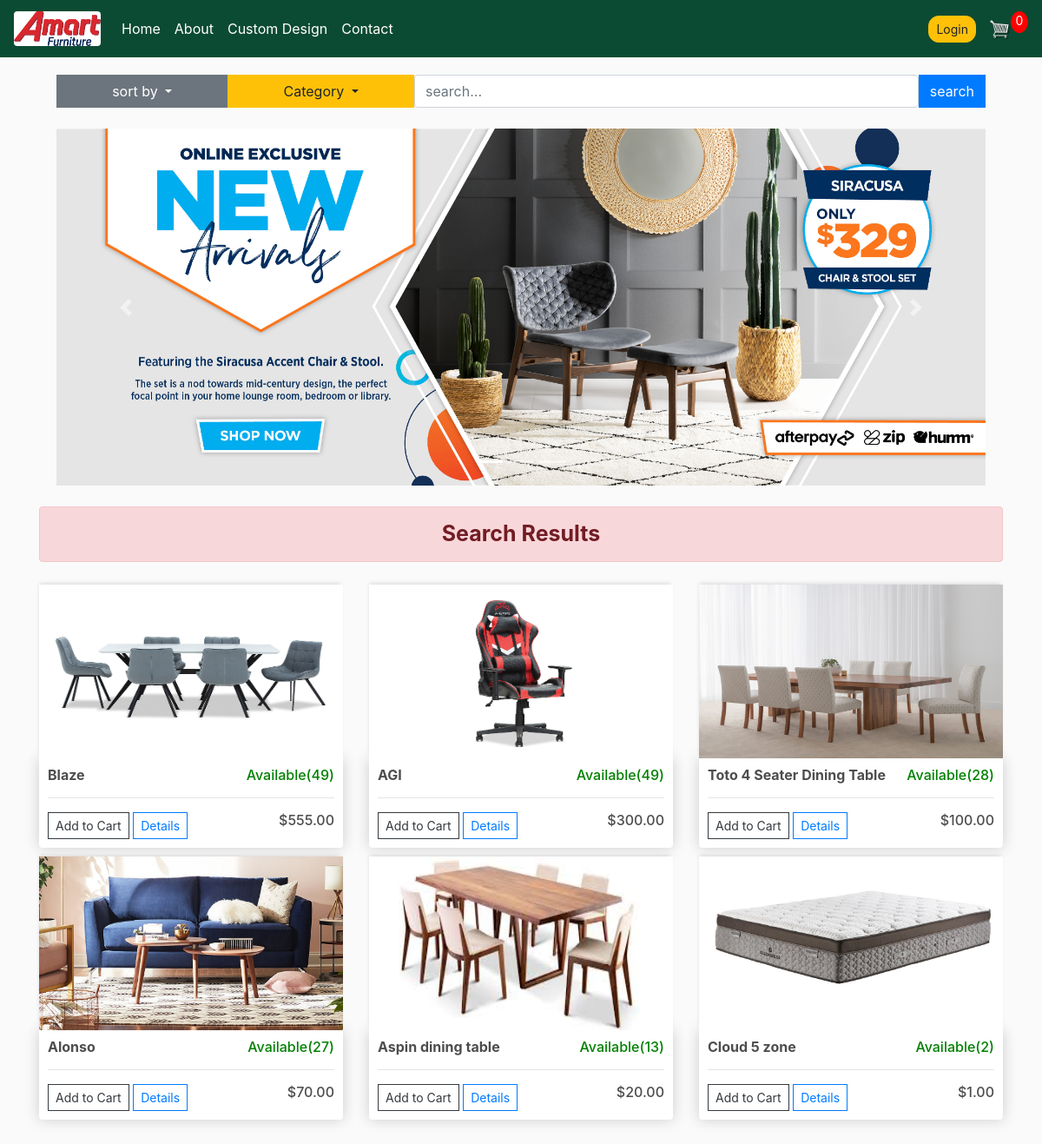
The app's page /sort_price_highest/ with its own data.
### store/models.py (models this page shows, shortened)
class SiteInfo(models.Model):
    logo = models.ImageField(null=True, blank=True)
    about = RichTextField(null=True, blank=True, config_name='awesome_ckeditor')
    @property
    def imageURL(self):
        try:
            url = self.logo.url
        except:
            url = ''
        return url

class Slider(models.Model):
    image1 = models.ImageField(null=False, blank=True)
    image2 = models.ImageField(null=False, blank=True)
    image3 = models.ImageField(null=False, blank=True)
    """ prevent getting error when no image is associated to product """

class Product(models.Model):
    name = models.CharField(max_length=200)
    product_code = models.CharField(max_length=200, default=None, null=False, blank=False)
    price = models.FloatField()
    category = models.ForeignKey(Category, default=None, null=True, blank=True, on_delete=models.CASCADE)
    special = models.BooleanField(default=False, null=True, blank=True)
    image = models.ImageField(null=True, blank=True)
    detail = models.TextField(null=True, blank=True)
    stock = models.IntegerField(default=1)
    """ prevent getting error when no image is associated to product """
    @property
    def imageURL(self):
        try:
            url = self.image.url
        except:
            url = ''
        return url

### store/views.py (the view)
# urls.py: path('sort_price_highest/', views.sortPriceHighest, name='sortPriceHighest'),
def sortPriceHighest(request):
    products = Product.objects.order_by('-price')
    category = Category.objects.all()
    slider = Slider.objects.get(id=1)
    site = SiteInfo.objects.all()[:1].get()
    if request.user.is_authenticated:
        order, created = Order.objects.get_or_create(
            user=request.user, complete=False)
    else:
        order = {'get_cartTotalItems': 0, 'get_cartTotalPrice': 0}
    context = {'products': products, 'order': order,
               'category': category, 'site': site, 'slider':slider}
    return render(request, 'store/frontend/search.html', context)

### store/templates/store/frontend/search.html
{% extends 'store/frontend/main.html' %}
{% load static %}
{% block content %}
    <p class="alert alert-danger" style="text-align: center; font-size: 25px; font-weight: bold;">Search Results</p>
	<div class="row">
		{% for product in products %}
		<div class="col-lg-4 col-sm-6 col-md-6">
			<img class="thumbnail" src="{{ product.imageURL }}" style="width: 100%">
			<div class="box-element product">
				<h6>
					<strong>{{ product.name }}</strong>
					{% if product.stock < 1 %}
				   	    <p style="float:right; color:red">Out of Stock</p>
					{% else %}
						<p style="float:right; color:green">Available({{ product.stock }})</p>
					{% endif %}
				</h6>
				<hr>
				{% if product.stock > 0 %}
				<button data-product="{{product.id}}" data-action="add" class="btn btn-outline-dark btn-sm add-btn update-cart">Add to Cart</button>
				{% endif %}
				<a class="btn btn-outline-primary btn-sm" href="{% url 'item_detail' product.id %}">Details</a>
				<h6 style="float:right">${{ product.price|floatformat:2 }}</h6>
			</div>
		</div>
		{% endfor %}
	</div>
{% endblock content %}

### store/templates/store/frontend/main.html (shortened to what this page needs)
<!DOCTYPE html>
{% load static %}
<html>
<head>
	<link rel="stylesheet" href="https://maxcdn.bootstrapcdn.com/bootstrap/4.5.2/css/bootstrap.min.css">
	<link rel="stylesheet" type="text/css" href="{% static 'css/style.css' %}">
</head>
<body style="position:relative;">
	<nav class="navbar navbar-expand-lg navbar-dark bg-dark">
		<a class="navbar-brand" href="{% url 'store' %}">
			<img class="rounded" src="{{ site.imageURL }}" style="width: 100px; height: 40px;">
		</a>
		<div class="collapse navbar-collapse" id="navbarSupportedContent">
			<ul class="navbar-nav mr-auto">
				<li class="nav-item active">
					<a class="nav-link" href="{% url 'store' %}">Home <span class="sr-only">(current)</span></a>
				</li>
				<li class="nav-item active">
					<a class="nav-link" href="{% url 'about' %}">About</a>
				</li>
				<li class="nav-item active">
					<a class="nav-link" href="{% url 'ustom-order-contact' %}">Custom Design</a>
				</li>
				<li class="nav-item active">
					<a class="nav-link" href="{% url 'contact' %}">Contact</a>
				</li>
			</ul>
			<div class="form-inline my-2 my-lg-0">
				{% if request.user.is_authenticated %}
				<a href="{% url 'dashboard' %}" class="btn btn-warning btn-sm" style="border-radius: 12px;">Dashboard</a>
				{% else %}
				<a href="{% url 'login' %}" class="btn btn-warning btn-sm" style="border-radius: 12px;">Login</a>
				{% endif %}
				<a href="{% url 'cart' %}">
					<img id="cart-icon" src="{% static 'images/cart.png' %}">
				</a>
				<p id="cart-total">{{order.get_cartTotalItems}}</p>
			</div>
		</div>
	</nav>
	<div class="col-md-11 col-md-11" style="margin: auto;">
		{% include 'store/frontend/search_section.html' %}<br>
		{% include 'store/frontend/banner.html' %}
	</div>
	<div class="container" style="margin-bottom:100px">
		<br>
		{% block content %}{% endblock content %}
	</div>
</body>
</html>

### store/templates/store/frontend/banner.html (shortened to what this page needs)
  </head>
  <body>
  <div id="demo" class="carousel slide" data-ride="carousel">
    <ul class="carousel-indicators">
      <li data-target="#demo" data-slide-to="0" class="active"></li>
      <li data-target="#demo" data-slide-to="1"></li>
      <li data-target="#demo" data-slide-to="2"></li>
    </ul>
    <div class="carousel-inner">
      <div class="carousel-item active">
        <img src="{{ slider.image1.url }}">
        <div class="carousel-caption">
        </div>
      </div>
    </div>
    <a class="carousel-control-prev" href="#demo" data-slide="prev">
      <span class="carousel-control-prev-icon"></span>
    </a>
    <a class="carousel-control-next" href="#demo" data-slide="next">
      <span class="carousel-control-next-icon"></span>
    </a>
  </div>

### static/css/style.css (style rules this page uses)
body { background-color: hsl(0, 0%, 98%); position: relative; }
h1,h2,h3,h4,h5,h6 { color:hsl(0, 0%, 30%); }
.box-element { box-shadow:hsl(0, 0%, 80%) 0 0 16px; background-color: #fff; border-radius: 4px; padding: 10px; }
.thumbnail { width: 100%; height: 200px; -webkit-box-shadow: -1px -3px 5px -2px rgba(214,214,214,1); -moz-box-shadow: -1px -3px 5px -2px rgba(214,214,214,1); box-shadow: -1px -3px 5px -2px rgba(214,214,214,1); }
.product { border-radius: 0 0 4px 4px; }
.bg-dark { background-color: #0C4B33!important; }
#cart-icon { width:25px; display: inline-block; margin-left: 15px; }
#cart-total { display: block; text-align: center; color:#fff; background-color: red; width: 20px; height: 25px; border-radius: 50%; font-size: 14px; }
.col-lg-4, .col-lg-6, .col-lg-8, .col-lg-12 { margin-top: 10px; }
.btn { border-radius: 0; }

### store/templates/store/frontend/banner.html (style rules this page uses)
.carousel-inner img { width: 100%; height: 100%; }

### records on screen
SiteInfo: imageURL (picture)
Slider: image1 (picture)
Product: imageURL (picture), name "Blaze", stock "49", price "555.00"
Product: imageURL (picture), name "AGI", stock "49", price "300.00"
Product: imageURL (picture), name "Toto 4 Seater Dining Table", stock "28", price "100.00"
Product: imageURL (picture), name "Alonso", stock "27", price "70.00"
Product: imageURL (picture), name "Aspin dining table", stock "13", price "20.00"
Product: imageURL (picture), name "Cloud 5 zone", stock "2", price "1.00"

### other values on screen
{{ order.get_cartTotalItems }} "0"
